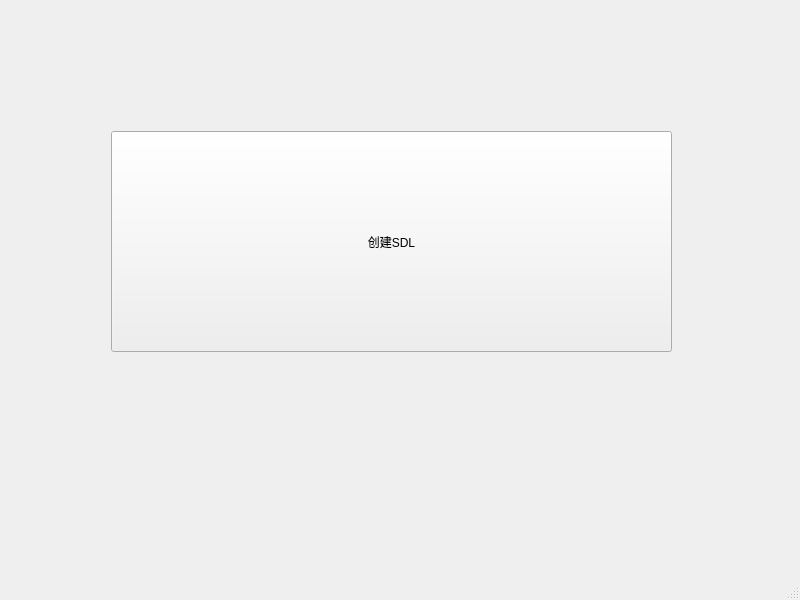
<?xml version="1.0" encoding="UTF-8"?>
<ui version="4.0">
 <class>MainWindow</class>
 <widget class="QMainWindow" name="MainWindow">
  <property name="geometry">
   <rect>
    <x>0</x>
    <y>0</y>
    <width>800</width>
    <height>600</height>
   </rect>
  </property>
  <property name="windowTitle">
   <string>MainWindow</string>
  </property>
  <widget class="QWidget" name="centralwidget">
   <widget class="QPushButton" name="playBtn">
    <property name="geometry">
     <rect>
      <x>111</x>
      <y>131</y>
      <width>561</width>
      <height>221</height>
     </rect>
    </property>
    <property name="text">
     <string>创建SDL</string>
    </property>
   </widget>
  </widget>
  <widget class="QMenuBar" name="menubar">
   <property name="geometry">
    <rect>
     <x>0</x>
     <y>0</y>
     <width>800</width>
     <height>21</height>
    </rect>
   </property>
  </widget>
  <widget class="QStatusBar" name="statusbar"/>
 </widget>
 <resources/>
 <connections/>
</ui>
